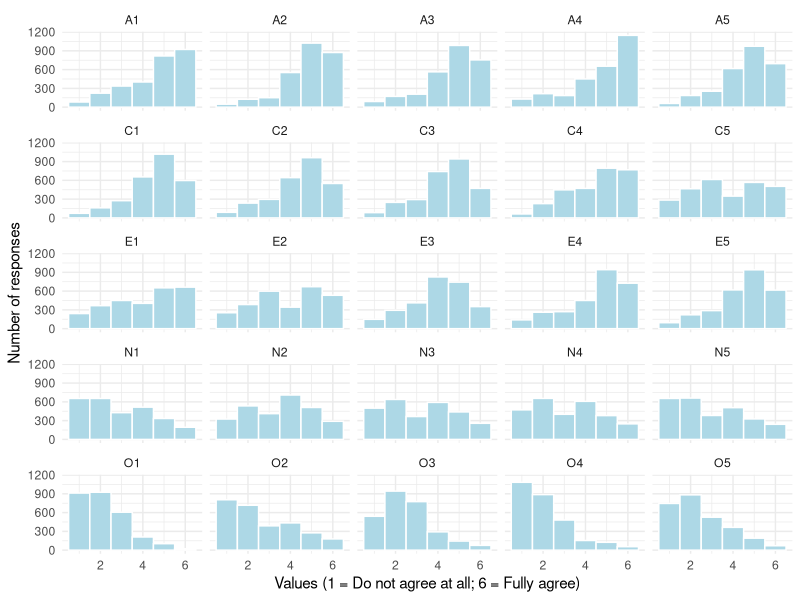

Reproduce this figure in R. (Note: this script raises an error after producing the figure.)
## ---- chunk 1
#| echo: true
#| code-fold: false
#| eval: true
#| warning: false

library(psych)
library(lavaan)
library(semTools)
library(car)
library(tidyr)
library(ggplot2)
library(patchwork)
## ---- chunk 2
#| echo: true
#| code-fold: false
#| eval: true
#| warning: false

dat <- bfi
head(dat)
dim(dat)
?bfi
## ---- chunk 3
#| echo: true
#| code-fold: false
#| eval: true
#| warning: false

vars_rev <- c("A1","C4","C5","E1","E2","O1","O3","O4")
for (j in 1:length(vars_rev)) {
  dat[,vars_rev[j]] <- recode(dat[,vars_rev[j]], 
                              "1=6; 2=5; 3=4; 4=3; 5=2; 6=1")
}

## ---- chunk 4
#| echo: true
#| code-fold: false
#| eval: true
#| warning: false

describe(dat)

## ---- chunk 5
#| echo: true
#| code-fold: false
#| eval: true
#| warning: false

dat_long <- pivot_longer(dat, cols = A1:O5,
                         names_to = "key", values_to = "value")
ggplot(dat_long, aes(x = value)) +
  geom_histogram(bins = 6, 
                 fill = "lightblue",
                 color = "white") +
  facet_wrap(~key) +
  theme_minimal() +
  labs(x = "Values (1 = Do not agree at all; 6 = Fully agree)",
       y = "Number of responses")
## ---- chunk 6
#| echo: true
#| code-fold: false
#| eval: true
#| warning: false

set.seed(1987)

rand_samp <- sample(1:2, nrow(dat), replace = T)
dat1 <- dat[rand_samp == 1,]
dat2 <- dat[rand_samp == 2,]
## ---- chunk 7
#| echo: true
#| code-fold: false
#| eval: true
#| warning: false


# Estimate the model
fit.efa <- efa(data = dat1,
               ov.names=paste0(rep(c("A","C","E","N","O"),each=5),1:5 ) ,
               nfactors = 1:10,
               rotation = "geomin",
               baseline = T,
               missing="fiml")
## ---- chunk 8
#| echo: true
#| code-fold: false
#| eval: true
#| warning: false

sapply(fit.efa, FUN=function(x)x@Fit@converged)

## ---- chunk 9
#| echo: true
#| code-fold: false
#| eval: true
#| warning: false

fitMeasures(fit.efa[[3]], c("chisq","df","pvalue"))

## ---- chunk 10
#| echo: true
#| code-fold: false
#| eval: true
#| warning: false

fitMeasures(fit.efa[[3]], c("rmsea","cfi","tli","srmr"))
moreFitIndices(fit.efa[[3]], "gammaHat")
## ---- chunk 11
#| echo: true
#| code-fold: false
#| eval: true
#| warning: false

fit_ind <- NULL
for(j in 1:length(fit.efa)){
  temp <- c(nfac = nrow(lavInspect(fit.efa[[j]],"cor.lv")),
            fitMeasures(fit.efa[[j]], c("npar","chisq","df","pvalue","cfi","tli","srmr","rmsea","aic","bic")),
            moreFitIndices(fit.efa[[j]], "gammaHat"))
  fit_ind <- do.call(rbind, list(fit_ind, temp))
}
fit_ind <- as.data.frame(fit_ind)
round(fit_ind, 4)

## ---- chunk 12
#| echo: true
#| code-fold: false
#| eval: true
#| warning: false

elbow_plot1 <- fit_ind[ , c("nfac","cfi","tli","gammaHat")] # 
elbow_plot1 <- pivot_longer(elbow_plot1, cols = c("cfi","tli","gammaHat"), names_to = "Index", values_to = "Value") # to long format

p1 <- ggplot(elbow_plot1, aes(x = nfac, y = Value, group = Index))+
  geom_point(aes(color = Index))+
  geom_line(aes(color = Index))+
  labs(title="Elbow Plot of fit indices", 
       x = "Number of Factors", y = " Value")+
  theme_minimal() +
  geom_hline(yintercept = 0.9, lty = 2)
p1
## ---- chunk 13
#| echo: true
#| code-fold: false
#| eval: true
#| warning: false


elbow_plot2 <- fit_ind[ , c("nfac","rmsea","srmr")] # 
elbow_plot2 <- pivot_longer(elbow_plot2, cols = c("rmsea","srmr"), names_to = "Index", values_to = "Value") # to long format

p2 <- ggplot(elbow_plot2, aes(x = nfac, y = Value, group = Index))+
  geom_point(aes(color = Index))+
  geom_line(aes(color = Index))+
  labs(title="Elbow Plot of fit indices", 
       x = "Number of Factors", y = " Value")+
  theme_minimal() +
  geom_hline(yintercept = 0.08, lty = 2)
p2
## ---- chunk 14
#| echo: true
#| code-fold: false
#| eval: true
#| warning: false

elbow_plot3 <- fit_ind[ , c("nfac","aic","bic")] # 
elbow_plot3 <- pivot_longer(elbow_plot3, cols = c("aic","bic"), names_to = "IC", values_to = "Value") # to long format

p3 <- ggplot(elbow_plot3, aes(x = nfac, y = Value, group = IC))+
  geom_point(aes(color = IC))+
  geom_line(aes(color = IC))+
  labs(title="Elbow Plot of information criteria", 
       x = "Number of Factors", y = " Value")+
  theme_minimal()
p3
## ---- chunk 15
#| echo: true
#| code-fold: false
#| eval: true
#| warning: false

p1 + p2 + p3 + plot_layout(nrow = 3, byrow = FALSE)

## ---- chunk 16
#| echo: true
#| code-fold: false
#| eval: true
#| warning: false


summary(fit.efa[[6]], nd = 3L, cutoff = 0.3, dot.cutoff = 0.05)
## ---- chunk 17
#| echo: true
#| code-fold: false
#| eval: true
#| warning: false

round(fit_ind[6,], 3)

## ---- chunk 18
#| echo: true
#| code-fold: false
#| eval: true
#| warning: false

f6_mod <- "
f1 =~ A1 + A2 + A3 + A4 + A5
f2 =~ C1 + C2 + C3 + C4 + C5
f3 =~ E1 + E2 + E4 + E5 + N4
f4 =~ N1 + N2 + N3 + N5 
f5 =~ O2 + O5
f6 =~ E3 + O1 + O3 + O4
"

fit.cfa <- cfa(f6_mod, 
               data=dat2, 
               std.lv=T, 
               meanstructure=T,
               missing="fiml")

## ---- chunk 19
#| echo: true
#| code-fold: false
#| eval: true
#| warning: false

fitMeasures(fit.cfa, c("npar","chisq","df","pvalue","cfi","tli","srmr","rmsea","aic","bic"))
moreFitIndices(fit.cfa, "gammaHat")
## ---- chunk 20
#| echo: true
#| code-fold: false
#| eval: true
#| warning: false


f6_mod2 <- "
f1 =~ A1 + A2 + A3 + A4 + A5
f2 =~ C1 + C2 + C3 + C4 + C5
f3 =~ E1 + E2 + E4 + E5 + N4
f4 =~ N1 + N2 + N3 + N5 
f5 =~ O2 + O5
f6 =~ E3 + O1 + O3 + O4
## cross-loadings
f3 =~ C4 + C5 + N5 + O4
f4 =~ N4
f5 =~ A1 + C4 + E4 
f6 =~ C1 + C2 + E5 + O2 + O5
"

fit.cfa2 <- cfa(f6_mod2, 
               data=dat2, 
               std.lv=T, 
               meanstructure=T,
               missing="fiml")
fitMeasures(fit.cfa2, c("npar","chisq","df","pvalue","cfi","tli","srmr","rmsea","aic","bic"))
moreFitIndices(fit.cfa2, "gammaHat")
## ---- chunk 21
#| echo: true
#| code-fold: false
#| eval: true
#| warning: false

lavTestLRT(fit.cfa, fit.cfa2)
